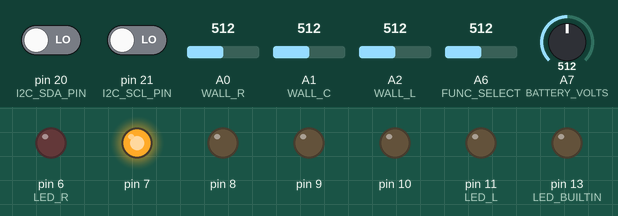
The sketch below on a simulated Arduino Mega 2560, built with avr-gcc and run on an emulated ATmega2560. Parts: output pins drawn as LEDs (lit = HIGH). The test bench sets the inputs (shaded band); at power-on: pin 20 (I2C_SDA_PIN) LOW, pin 21 (I2C_SCL_PIN) LOW, A0 (WALL_R) = 512, A1 (WALL_C) = 512, A2 (WALL_L) = 512, A6 (FUNC_SELECT) = 512, A7 (BATTERY_VOLTS) = 512. Pins used as bus, display or sensor lines are not drawn; what the sketch prints to the serial monitor is not drawn.

Above: at 0.2 s.
Timing chart, 0 to 1.7 s (numbered marks = the images above):
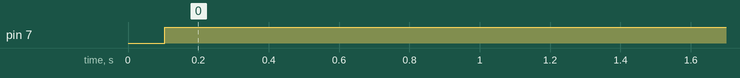

The sketch:

ukmarsbot.ino
```cpp
#include "encoders.h"
#include "motors.h"

#define LED_L 11
#define LED_R 6

#define WALL_L A2
#define WALL_C A1
#define WALL_R A0

#define EMITTERS 12

#define BATTERY_VOLTS A7
#define FUNC_SELECT A6

#define BATTERY_DIVIDER_RATIO 2.0f

#define WALL_MIN_L 120
#define WALL_MIN_C 120
#define WALL_MIN_R 120

#define DELAY 100

//minicom --device /dev/ttyUSB0 --baudrate 9600
//minicom --device /dev/rfcomm0 --baudrate 9600
//HC06 pin 1234

unsigned long last_millis = 0;
unsigned long elapsed_millis = 0;

int wall_val_l = 0;
int wall_val_c = 0;
int wall_val_r = 0;

int function_select;
float battery_volts;

void setup() {
  Serial.begin(9600);

  pinMode(LED_L, OUTPUT);
  digitalWrite(LED_L, LOW);

  pinMode(LED_R, OUTPUT);
  digitalWrite(LED_R, LOW);

  pinMode(LED_BUILTIN, OUTPUT);
  digitalWrite(LED_BUILTIN, LOW);

  pinMode(WALL_L, INPUT);
  pinMode(WALL_C, INPUT);
  pinMode(WALL_R, INPUT);

  pinMode(EMITTERS, OUTPUT);
  digitalWrite(EMITTERS, LOW);

  pinMode(BATTERY_VOLTS, INPUT);
  pinMode(FUNC_SELECT, INPUT);

  setup_motors();

  setup_encoders();
}

void loop() {
  unsigned long m = millis();
  elapsed_millis += m - last_millis;
  last_millis = m;

  if (elapsed_millis > DELAY) {
    elapsed_millis = 0;

    read_battery_volts();
    Serial.print("Batt: ");
    Serial.print(battery_volts);
    Serial.print("v ");

    read_function_select();
    Serial.print("Func: ");
    Serial.print(function_select);
    Serial.print(" ");

    read_sensors();
    Serial.print("Walls: ");
    Serial.print(wall_val_l);
    Serial.print(" : ");
    Serial.print(wall_val_c);
    Serial.print(" : ");
    Serial.print(wall_val_r);
    Serial.print(" ");

    Serial.print("EncL: ");
    Serial.print(get_encoder_count_l());
    Serial.print(" ");
    Serial.print("EncR: ");
    Serial.print(get_encoder_count_r());
    Serial.println("");

    if (wall_val_c > WALL_MIN_C) {
      set_motor_volts(battery_volts, -1.0, -1.0);
    } else if (wall_val_l > WALL_MIN_L) {
      set_motor_volts(battery_volts, 1.0, 0.0);
    } else if (wall_val_r > WALL_MIN_R) {
      set_motor_volts(battery_volts, 0.0, 1.0);
    } else {
      set_motor_volts(battery_volts, 0.0, 0.0);
    }
  }

  digitalWrite(LED_L, wall_val_l > WALL_MIN_L ? HIGH : LOW);
  digitalWrite(LED_R, wall_val_r > WALL_MIN_R ? HIGH : LOW);
  digitalWrite(LED_BUILTIN, wall_val_c > WALL_MIN_C ? HIGH : LOW);
}

void read_battery_volts() {
  int battery_volts_raw = analogRead(BATTERY_VOLTS);
  battery_volts = battery_volts_raw * (5.0f * BATTERY_DIVIDER_RATIO / 1023.0f);
}

void read_function_select() {
  int function_select_read = analogRead(FUNC_SELECT);
  // button 1023
  // Draws a curve...
  // 4321   val   diff  diff
  // 0000   663
  // 1000   649   14
  // 0100   632   17    2
  // 1100   617   15    -2
  // 0010   591   26    11
  // 1010   571   20    -6
  // 0110   546   25    5
  // 1110   523   23    -2
  // 0001   466   57    34
  // 1001   434   32    25
  // 0101   390   44    12
  // 1101   348   42    -2
  // 0011   273   75    33
  // 1011   214   59    16
  // 0111   130   84    -25
  // 1111   044   86    2
  function_select = -1;
  if (function_select_read > (663+((1023-663)/2))) {
    function_select = 16;
  } else {
    int dip_vals[] = { 663, 649, 632, 617, 591, 571, 546, 523, 466, 434, 390, 348, 273, 214, 130, 44, 0 };
    for (int i = 0; i < 16; i++) {
      if (function_select_read > (dip_vals[i+1]+((dip_vals[i]-dip_vals[i+1])/2))) {
        function_select = i;
        break;
      }
    }
  }
}

void read_sensors() {
  int wall_dark_l = analogRead(WALL_L);
  int wall_dark_c = analogRead(WALL_C);
  int wall_dark_r = analogRead(WALL_R);

  digitalWrite(EMITTERS, HIGH);

  delayMicroseconds(50);

  int wall_light_l = analogRead(WALL_L);
  int wall_light_c = analogRead(WALL_C);
  int wall_light_r = analogRead(WALL_R);

  digitalWrite(EMITTERS, LOW);

  wall_val_l = wall_light_l - wall_dark_l;
  wall_val_c = wall_light_c - wall_dark_c;
  wall_val_r = wall_light_r - wall_dark_r;
}
```

digitalWriteFast.h
```cpp
/*
  Optimized digital functions for AVR microcontrollers
  by Watterott electronic (www.watterott.com)
  based on http://code.google.com/p/digitalwritefast
 */

#ifndef __digitalWriteFast_h_
#define __digitalWriteFast_h_ 1
#include <Arduino.h>

// general macros/defines
#ifndef BIT_READ
# define BIT_READ(value, bit)            ((value) &   (1UL << (bit)))
#endif
#ifndef BIT_SET
# define BIT_SET(value, bit)             ((value) |=  (1UL << (bit)))
#endif
#ifndef BIT_CLEAR
# define BIT_CLEAR(value, bit)           ((value) &= ~(1UL << (bit)))
#endif
#ifndef BIT_WRITE
# define BIT_WRITE(value, bit, bitvalue) (bitvalue ? BIT_SET(value, bit) : BIT_CLEAR(value, bit))
#endif

#ifndef SWAP
#define SWAP(x,y) do{ (x)=(x)^(y); (y)=(x)^(y); (x)=(x)^(y); }while(0)
#endif

#ifndef DEC
# define DEC (10)
#endif
#ifndef HEX
# define HEX (16)
#endif
#ifndef OCT
# define OCT (8)
#endif
#ifndef BIN
# define BIN (2)
#endif


// workarounds for ARM microcontrollers
#if (!defined(__AVR__) || \
     defined(ARDUINO_ARCH_SAM) || \
     defined(ARDUINO_ARCH_SAMD))

#ifndef PROGMEM
# define PROGMEM
#endif
#ifndef PGM_P
# define PGM_P const char *
#endif
#ifndef PSTR
# define PSTR(str) (str)
#endif

#ifndef memcpy_P
# define memcpy_P(dest, src, num) memcpy((dest), (src), (num))
#endif
#ifndef strcpy_P
# define strcpy_P(dst, src)       strcpy((dst), (src))
#endif
#ifndef strcat_P
# define strcat_P(dst, src)       strcat((dst), (src))
#endif
#ifndef strcmp_P
# define strcmp_P(a, b)           strcmp((a), (b))
#endif
#ifndef strcasecmp_P
# define strcasecmp_P(a, b)       strcasecmp((a), (b))
#endif
#ifndef strncmp_P
# define strncmp_P(a, b, n)       strncmp((a), (b), (n))
#endif
#ifndef strncasecmp_P
# define strncasecmp_P(a, b, n)   strncasecmp((a), (b), (n))
#endif
#ifndef strstr_P
# define strstr_P(a, b)           strstr((a), (b))
#endif
#ifndef strlen_P
# define strlen_P(a)              strlen((a))
#endif
#ifndef sprintf_P
# define sprintf_P(s, f, ...)     sprintf((s), (f), __VA_ARGS__)
#endif

#ifndef pgm_read_byte
# define pgm_read_byte(addr)      (*(const unsigned char *)(addr))
#endif
#ifndef pgm_read_word
# define pgm_read_word(addr)      (*(const unsigned short *)(addr))
#endif
#ifndef pgm_read_dword
# define pgm_read_dword(addr)     (*(const unsigned long *)(addr))
#endif

#endif


// digital functions
//#ifndef digitalPinToPortReg
#define SPI_SW_SS_PIN   (10) //SS on Uno (for software SPI)
#define SPI_SW_MOSI_PIN (11) //MOSI on Uno (for software SPI)
#define SPI_SW_MISO_PIN (12) //MISO on Uno (for software SPI)
#define SPI_SW_SCK_PIN  (13) //SCK on Uno (for software SPI)


// --- Arduino Due and SAM3X8E based boards ---
#if (defined(ARDUINO_SAM_DUE) || \
     defined(__SAM3X8E__))

#define UART_RX_PIN     (0)
#define UART_TX_PIN     (1)

#define I2C_SDA_PIN     (20)
#define I2C_SCL_PIN     (21)

#define SPI_HW_SS_PIN   (78) //SS0:77, SS1:87, SS2:86, SS3:78
#define SPI_HW_MOSI_PIN (75) //75
#define SPI_HW_MISO_PIN (74) //74
#define SPI_HW_SCK_PIN  (76) //76


// --- Arduino Zero and SAMD21G18 based boards ---
#elif (defined(ARDUINO_SAMD_ZERO) || \
       defined(__SAMD21G18A__))

#define UART_RX_PIN     (0)
#define UART_TX_PIN     (1)

#define I2C_SDA_PIN     (16)
#define I2C_SCL_PIN     (17)

#define SPI_HW_SS_PIN   (14) //14
#define SPI_HW_MOSI_PIN (21) //21
#define SPI_HW_MISO_PIN (18) //18
#define SPI_HW_SCK_PIN  (20) //20


// --- Arduino Mega and ATmega128x/256x based boards ---
#elif (defined(ARDUINO_AVR_MEGA) || \
       defined(ARDUINO_AVR_MEGA1280) || \
       defined(ARDUINO_AVR_MEGA2560) || \
       defined(__AVR_ATmega1280__) || \
       defined(__AVR_ATmega1281__) || \
       defined(__AVR_ATmega2560__) || \
       defined(__AVR_ATmega2561__))

#define UART_RX_PIN     (0) //PE0
#define UART_TX_PIN     (1) //PE1

#define I2C_SDA_PIN     (20)
#define I2C_SCL_PIN     (21)

#define SPI_HW_SS_PIN   (53) //PB0
#define SPI_HW_MOSI_PIN (51) //PB2
#define SPI_HW_MISO_PIN (50) //PB3
#define SPI_HW_SCK_PIN  (52) //PB1

#define __digitalPinToPortReg(P) \
(((P) >= 22 && (P) <= 29) ? &PORTA : \
((((P) >= 10 && (P) <= 13) || ((P) >= 50 && (P) <= 53)) ? &PORTB : \
(((P) >= 30 && (P) <= 37) ? &PORTC : \
((((P) >= 18 && (P) <= 21) || (P) == 38) ? &PORTD : \
((((P) >= 0 && (P) <= 3) || (P) == 5) ? &PORTE : \
(((P) >= 54 && (P) <= 61) ? &PORTF : \
((((P) >= 39 && (P) <= 41) || (P) == 4) ? &PORTG : \
((((P) >= 6 && (P) <= 9) || (P) == 16 || (P) == 17) ? &PORTH : \
(((P) == 14 || (P) == 15) ? &PORTJ : \
(((P) >= 62 && (P) <= 69) ? &PORTK : &PORTL))))))))))

#define __digitalPinToDDRReg(P) \
(((P) >= 22 && (P) <= 29) ? &DDRA : \
((((P) >= 10 && (P) <= 13) || ((P) >= 50 && (P) <= 53)) ? &DDRB : \
(((P) >= 30 && (P) <= 37) ? &DDRC : \
((((P) >= 18 && (P) <= 21) || (P) == 38) ? &DDRD : \
((((P) >= 0 && (P) <= 3) || (P) == 5) ? &DDRE : \
(((P) >= 54 && (P) <= 61) ? &DDRF : \
((((P) >= 39 && (P) <= 41) || (P) == 4) ? &DDRG : \
((((P) >= 6 && (P) <= 9) || (P) == 16 || (P) == 17) ? &DDRH : \
(((P) == 14 || (P) == 15) ? &DDRJ : \
(((P) >= 62 && (P) <= 69) ? &DDRK : &DDRL))))))))))

#define __digitalPinToPINReg(P) \
(((P) >= 22 && (P) <= 29) ? &PINA : \
((((P) >= 10 && (P) <= 13) || ((P) >= 50 && (P) <= 53)) ? &PINB : \
(((P) >= 30 && (P) <= 37) ? &PINC : \
((((P) >= 18 && (P) <= 21) || (P) == 38) ? &PIND : \
((((P) >= 0 && (P) <= 3) || (P) == 5) ? &PINE : \
(((P) >= 54 && (P) <= 61) ? &PINF : \
((((P) >= 39 && (P) <= 41) || (P) == 4) ? &PING : \
((((P) >= 6 && (P) <= 9) || (P) == 16 || (P) == 17) ? &PINH : \
(((P) == 14 || (P) == 15) ? &PINJ : \
(((P) >= 62 && (P) <= 69) ? &PINK : &PINL))))))))))

#define __digitalPinToBit(P) \
(((P) >=  7 && (P) <=  9) ? (P) - 3 : \
(((P) >= 10 && (P) <= 13) ? (P) - 6 : \
(((P) >= 22 && (P) <= 29) ? (P) - 22 : \
(((P) >= 30 && (P) <= 37) ? 37 - (P) : \
(((P) >= 39 && (P) <= 41) ? 41 - (P) : \
(((P) >= 42 && (P) <= 49) ? 49 - (P) : \
(((P) >= 50 && (P) <= 53) ? 53 - (P) : \
(((P) >= 54 && (P) <= 61) ? (P) - 54 : \
(((P) >= 62 && (P) <= 69) ? (P) - 62 : \
(((P) == 0 || (P) == 15 || (P) == 17 || (P) == 21) ? 0 : \
(((P) == 1 || (P) == 14 || (P) == 16 || (P) == 20) ? 1 : \
(((P) == 19) ? 2 : \
(((P) == 5 || (P) == 6 || (P) == 18) ? 3 : \
(((P) == 2) ? 4 : \
(((P) == 3 || (P) == 4) ? 5 : 7)))))))))))))))


// --- Arduino 644 ---
#elif (defined(__AVR_ATmega644__) || \
       defined(__AVR_ATmega644P__))

#define UART_RX_PIN     (8) //PD0
#define UART_TX_PIN     (9) //PD1

#define I2C_SDA_PIN     (17) //PC1
#define I2C_SCL_PIN     (16) //PC0

#define SPI_HW_SS_PIN   (4) //PB4
#define SPI_HW_MOSI_PIN (5) //PB5
#define SPI_HW_MISO_PIN (6) //PB6
#define SPI_HW_SCK_PIN  (7) //PB7

#define __digitalPinToPortReg(P) \
(((P) >= 0 && (P) <= 7) ? &PORTB : (((P) >= 8 && (P) <= 15) ? &PORTD : (((P) >= 16 && (P) <= 23) ? &PORTC : &PORTA)))
#define __digitalPinToDDRReg(P) \
(((P) >= 0 && (P) <= 7) ? &DDRB : (((P) >= 8 && (P) <= 15) ? &DDRD : (((P) >= 8 && (P) <= 15) ? &DDRC : &DDRA)))
#define __digitalPinToPINReg(P) \
(((P) >= 0 && (P) <= 7) ? &PINB : (((P) >= 8 && (P) <= 15) ? &PIND : (((P) >= 8 && (P) <= 15) ? &PINC : &PINA)))
#define __digitalPinToBit(P) \
(((P) >= 0 && (P) <= 7) ? (P) : (((P) >= 8 && (P) <= 15) ? (P) - 8 : (((P) >= 16 && (P) <= 23) ? (P) - 16 : (P) - 24)))


// --- Arduino Leonardo and ATmega16U4/32U4 based boards ---
#elif (defined(ARDUINO_AVR_LEONARDO) || \
       defined(__AVR_ATmega16U4__) || \
       defined(__AVR_ATmega32U4__))

#define UART_RX_PIN     (0) //PD2
#define UART_TX_PIN     (1) //PD3

#define I2C_SDA_PIN     (2) //PD1
#define I2C_SCL_PIN     (3) //PD0

#define SPI_HW_SS_PIN   (17) //PB0
#define SPI_HW_MOSI_PIN (16) //PB2
#define SPI_HW_MISO_PIN (14) //PB3
#define SPI_HW_SCK_PIN  (15) //PB1

#define __digitalPinToPortReg(P) \
((((P) >= 0 && (P) <= 4) || (P) == 6 || (P) == 12 || (P) == 24 || (P) == 25 || (P) == 29) ? &PORTD : (((P) == 5 || (P) == 13) ? &PORTC : (((P) >= 18 && (P) <= 23)) ? &PORTF : (((P) == 7) ? &PORTE : &PORTB)))
#define __digitalPinToDDRReg(P) \
((((P) >= 0 && (P) <= 4) || (P) == 6 || (P) == 12 || (P) == 24 || (P) == 25 || (P) == 29) ? &DDRD : (((P) == 5 || (P) == 13) ? &DDRC : (((P) >= 18 && (P) <= 23)) ? &DDRF : (((P) == 7) ? &DDRE : &DDRB)))
#define __digitalPinToPINReg(P) \
((((P) >= 0 && (P) <= 4) || (P) == 6 || (P) == 12 || (P) == 24 || (P) == 25 || (P) == 29) ? &PIND : (((P) == 5 || (P) == 13) ? &PINC : (((P) >= 18 && (P) <= 23)) ? &PINF : (((P) == 7) ? &PINE : &PINB)))
#define __digitalPinToBit(P) \
(((P) >= 8 && (P) <= 11) ? (P) - 4 : (((P) >= 18 && (P) <= 21) ? 25 - (P) : (((P) == 0) ? 2 : (((P) == 1) ? 3 : (((P) == 2) ? 1 : (((P) == 3) ? 0 : (((P) == 4) ? 4 : (((P) == 6) ? 7 : (((P) == 13) ? 7 : (((P) == 14) ? 3 : (((P) == 15) ? 1 : (((P) == 16) ? 2 : (((P) == 17) ? 0 : (((P) == 22) ? 1 : (((P) == 23) ? 0 : (((P) == 24) ? 4 : (((P) == 25) ? 7 : (((P) == 26) ? 4 : (((P) == 27) ? 5 : 6 )))))))))))))))))))


// --- Arduino Uno and ATmega168/328 based boards ---
#elif (defined(ARDUINO_AVR_UNO) || \
       defined(ARDUINO_AVR_DUEMILANOVE) || \
       defined(__AVR_ATmega168__) || \
       defined(__AVR_ATmega168A__) || \
       defined(__AVR_ATmega168PA__) || \
       defined(__AVR_ATmega328__) || \
       defined(__AVR_ATmega328P__) || \
       defined(__AVR_ATmega328PB__))

#define UART_RX_PIN     (0) //PD0
#define UART_TX_PIN     (1) //PD1

#define I2C_SDA_PIN     (18) //A4
#define I2C_SCL_PIN     (19) //A5

#define SPI_HW_SS_PIN   (10) //PB0
#define SPI_HW_MOSI_PIN (11) //PB2
#define SPI_HW_MISO_PIN (12) //PB3
#define SPI_HW_SCK_PIN  (13) //PB1

#if defined(__AVR_ATmega328PB__)
#define __digitalPinToPortReg(P) \
(((P) >= 0 && (P) <= 7) ? &PORTD : (((P) >= 8 && (P) <= 13) ? &PORTB : (((P) >= 14 && (P) <= 19) ? &PORTC : &PORTE)))
#define __digitalPinToDDRReg(P) \
(((P) >= 0 && (P) <= 7) ? &DDRD : (((P) >= 8 && (P) <= 13) ? &DDRB : (((P) >= 14 && (P) <= 19) ? &DDRC : &DDRE)))
#define __digitalPinToPINReg(P) \
(((P) >= 0 && (P) <= 7) ? &PIND : (((P) >= 8 && (P) <= 13) ? &PINB : (((P) >= 14 && (P) <= 19) ? &PINC : &PINE)))
#define __digitalPinToBit(P) \
(((P) >= 0 && (P) <= 7) ? (P) : (((P) >= 8 && (P) <= 13) ? (P) - 8 : (((P) >= 14 && (P) <= 19) ? (P) - 14 : (((P) >= 20 && (P) <= 21) ? (P) - 18 : (P) - 22))))
#else
#define __digitalPinToPortReg(P) \
(((P) >= 0 && (P) <= 7) ? &PORTD : (((P) >= 8 && (P) <= 13) ? &PORTB : &PORTC))
#define __digitalPinToDDRReg(P) \
(((P) >= 0 && (P) <= 7) ? &DDRD : (((P) >= 8 && (P) <= 13) ? &DDRB : &DDRC))
#define __digitalPinToPINReg(P) \
(((P) >= 0 && (P) <= 7) ? &PIND : (((P) >= 8 && (P) <= 13) ? &PINB : &PINC))
#define __digitalPinToBit(P) \
(((P) >= 0 && (P) <= 7) ? (P) : (((P) >= 8 && (P) <= 13) ? (P) - 8 : (P) - 14))
#endif

// --- ATtinyX5 ---
#elif defined(__AVR_ATtiny25__) || defined(__AVR_ATtiny45__) || defined(__AVR_ATtiny85__)
// we have only PORTB
#define __digitalPinToPortReg(P) (&PORTB)
#define __digitalPinToDDRReg(P)  (&DDRB)
#define __digitalPinToPINReg(P)  (&PINB)
#define __digitalPinToBit(P) \
(((P) >= 0 && (P) <= 7) ? (P) : (((P) >= 8 && (P) <= 13) ? (P) - 8 : (P) - 14))

// --- ATtinyX4 + ATtinyX7 ---
//  ATtinyX4: PORTA for 0 to 7, PORTB for 8 to 11
//  ATtinyX7: PORTA for 0 to 7, PORTB for 8 to 15
#elif  defined(__AVR_ATtiny24__) || defined(__AVR_ATtiny44__) || defined(__AVR_ATtiny84__) || defined(__AVR_ATtiny87__) || defined(__AVR_ATtiny167__)
#define __digitalPinToPortReg(P) (((P) >= 0 && (P) <= 7) ? &PORTA : &PORTB)
#define __digitalPinToDDRReg(P)  (((P) >= 0 && (P) <= 7) ? &DDRA : &DDRB)
#define __digitalPinToPINReg(P)  (((P) >= 0 && (P) <= 7) ? &PINA : &PINB)
#define __digitalPinToBit(P)     (((P) >= 0 && (P) <= 7) ? (P) : (P) - 8 )

// --- Other ---
#else

#define I2C_SDA_PIN     SDA
#define I2C_SCL_PIN     SCL

#define SPI_HW_SS_PIN   SS
#define SPI_HW_MOSI_PIN MOSI
#define SPI_HW_MISO_PIN MISO
#define SPI_HW_SCK_PIN  SCK


#endif
//#endif  //#ifndef digitalPinToPortReg


#ifndef digitalWriteFast
#if (defined(__AVR__) || defined(ARDUINO_ARCH_AVR))
#define digitalWriteFast(P, V) \
if (__builtin_constant_p(P) && __builtin_constant_p(V)) { \
  BIT_WRITE(*__digitalPinToPortReg(P), __digitalPinToBit(P), (V)); \
} else { \
  digitalWrite((P), (V)); \
}
#else
#define digitalWriteFast digitalWrite
#endif
#endif


#ifndef pinModeFast
#if (defined(__AVR__) || defined(ARDUINO_ARCH_AVR))
#define pinModeFast(P, V) \
if (__builtin_constant_p(P) && __builtin_constant_p(V)) { \
  if (V == INPUT_PULLUP) {\
    BIT_WRITE(*__digitalPinToDDRReg(P), __digitalPinToBit(P), (INPUT)); \
    BIT_WRITE(*__digitalPinToPortReg(P), __digitalPinToBit(P), (HIGH)); \
  } else { \
    BIT_WRITE(*__digitalPinToDDRReg(P), __digitalPinToBit(P), (V)); \
  } \
} else { \
  pinMode((P), (V)); \
}
#else
#define pinModeFast pinMode
#endif
#endif


#ifndef digitalReadFast
#if (defined(__AVR__) || defined(ARDUINO_ARCH_AVR))
#define digitalReadFast(P) ( (int) __digitalReadFast((P)) )
#define __digitalReadFast(P ) \
  (__builtin_constant_p(P) ) ? ( \
  ( BIT_READ(*__digitalPinToPINReg(P), __digitalPinToBit(P))) ? HIGH:LOW ) : \
  digitalRead((P))
#else
#define digitalReadFast digitalRead
#endif
#endif


#ifndef digitalToggleFast
#if (defined(__AVR__) || defined(ARDUINO_ARCH_AVR))
#define digitalToggleFast(P) BIT_SET(*__digitalPinToPINReg(P), __digitalPinToBit(P))
#endif
#endif


#endif //__digitalWriteFast_h_
```

encoders.cpp
```cpp
#include "encoders.h"
#include "digitalWriteFast.h"

#include <Arduino.h>

#define ENCODER_CLK_L 2
#define ENCODER_CLK_R 3
#define ENCODER_B_L 4
#define ENCODER_B_R 5

volatile int encoder_count_l;
volatile int encoder_count_r;

void setup_encoders() {
  pinMode(ENCODER_CLK_L, INPUT);
  pinMode(ENCODER_CLK_R, INPUT);

  pinMode(ENCODER_B_L, INPUT);
  pinMode(ENCODER_B_R, INPUT);

  bitClear(EICRA, ISC01);
  bitSet(EICRA, ISC00);
  bitSet(EIMSK, INT0);
  encoder_count_l = 0;

  bitClear(EICRA, ISC11);
  bitSet(EICRA, ISC10);
  bitSet(EIMSK, INT1);
  encoder_count_r = 0;
}

ISR(INT0_vect) {
  static bool oldB = 0;
  bool newB = bool(digitalReadFast(ENCODER_B_L));
  bool newA = bool(digitalReadFast(ENCODER_CLK_L)) ^ newB;
  if (newA == oldB) {
    encoder_count_l--;
  } else {
    encoder_count_l++;
  }
  oldB = newB;
}

ISR(INT1_vect) {
  static bool oldB = 0;
  bool newB = bool(digitalReadFast(ENCODER_B_R));
  bool newA = bool(digitalReadFast(ENCODER_CLK_R)) ^ newB;
  if (newA == oldB) {
    encoder_count_r++;
  } else {
    encoder_count_r--;
  }
  oldB = newB;
}

int get_encoder_count_l() {
  return encoder_count_l;
}

int get_encoder_count_r() {
  return encoder_count_r;
}
```

Source omitted: encoders.h (126 bytes), motors.cpp (1608 bytes), motors.h (127 bytes)

Measured:
- by itself, pin 7: LOW → HIGH at 0.10 s
